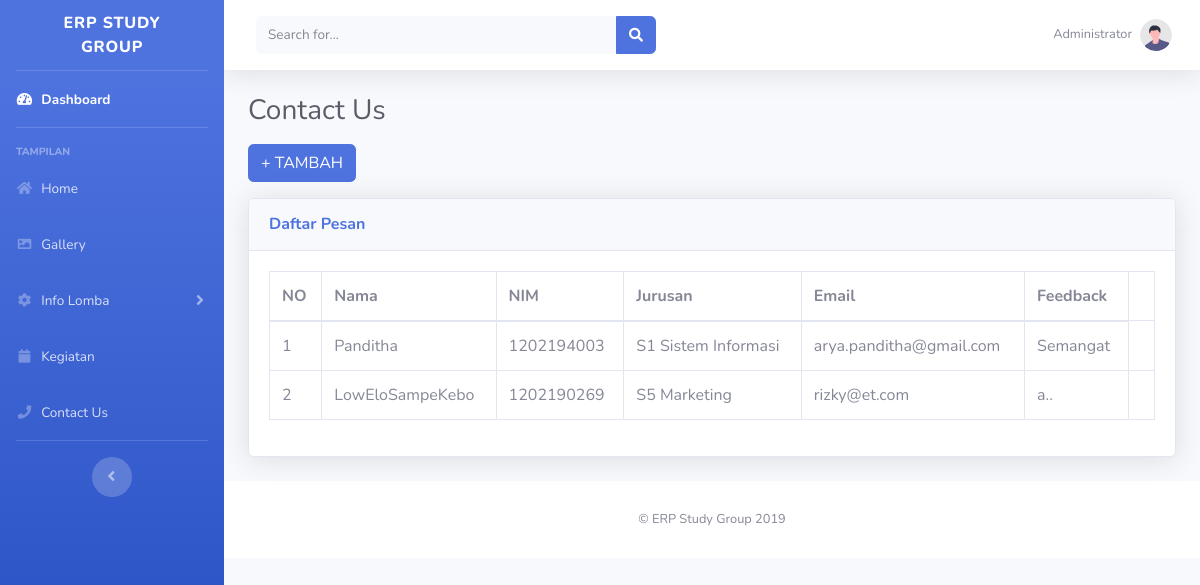
Page /admin/kontak.php (signed in) on the committed database.
### tables this page shows
CREATE TABLE `feedback` (
  `id_feedback` int(11) NOT NULL,
  `nama` varchar(50) NOT NULL,
  `feedback` text NOT NULL,
  `nim` varchar(15) NOT NULL,
  `jurusan` varchar(75) NOT NULL,
  `email` varchar(100) NOT NULL,
  `tanggal` date NOT NULL
);

### admin/kontak.php (the view)
<?php include "header.php";
?>
        <div class="container-fluid">
            <h1 class="h3 mb-2 text-gray-800">Contact Us</h1>
            <a class="btn btn-primary mt-2 mb-3" href="prestasi_add.php">+ TAMBAH</a>
            <div class="card shadow mb-4">
                <div class="card-header py-3">
                    <h6 class="m-0 font-weight-bold text-primary">Daftar Pesan</h6>
                </div>
                <div class="card-body">
                    <div class="table-responsive">
                        <div id="dataTable_wrapper" class="dataTables_wrapper dt-bootstrap4">
                            <table class="table table-bordered dataTable" id="dataTable" width="100%" cellspacing="0" role="grid" aria-describedby="dataTable_info" style="width: 100%;">
                                <thead>
                                    <tr>
                                        <th>NO</th>
                                        <th>Nama</th>
                                        <th>NIM</th>
                                        <th>Jurusan</th>
                                        <th>Email</th>
                                        <th>Feedback</th>
                                    </tr>
                                </thead>
                                <tbody>
                                    <?php $kontak = mysqli_query($conn,"SELECT * FROM feedback ORDER BY tanggal DESC");
                                        $i=1;
                                        while($d=mysqli_fetch_assoc($kontak)):
                                    ?>
                                        <tr>
                                            <td><?= $i; ?></td>
                                            <td><?= $d['nama']; ?></td>
                                            <td><?= $d['nim']; ?></td>
                                            <td><?= $d['jurusan']; ?></td>
                                            <td><?= $d['email']; ?></td>
                                            <td><?= $d['feedback']; ?></td>
                                            <td></td>
                                        </tr>
                                    <?php $i++; endwhile; ?>
                                </tbody>
                            </table>
                    </div>
                </div>
            </div>
        </div>
    </div>
<?php include "footer.php"; ?>

### rows in the picture
feedback: nama "Panditha", nim "1202194003", jurusan "S1 Sistem Informasi", email "arya.panditha@gmail.com", feedback "Semangat"
feedback: nama "LowEloSampeKebo", nim "1202190269", jurusan "S5 Marketing", email "rizky@et.com", feedback "a.."
